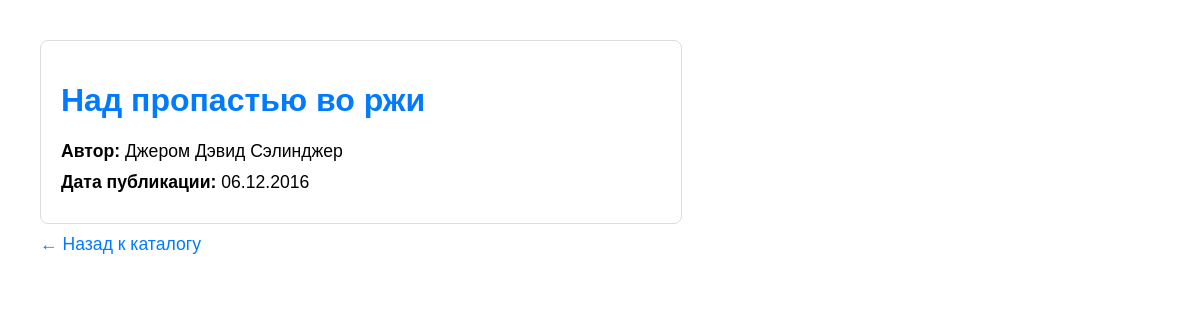
The app's page /books/26/ with its own data.
### books/models.py (models this page shows, shortened)
class Book(models.Model):
    name = models.CharField(u'Название', max_length=64)
    author = models.CharField(u'Автор', max_length=64)
    pub_date = models.DateField(u'Дата публикации')

### books/views.py (the view)
# urls.py: path('books/<int:book_id>/', book_detail, name='book_detail'),
def book_detail(request, book_id):
    book = get_object_or_404(Book, pk=book_id)
    return render(request, 'books/book_detail.html', {'book': book})

### templates/books/book_detail.html (shortened to what this page needs)
<!DOCTYPE html>
<html lang="ru">
<head>
</head>
<body>
    <div class="book-card">
        <h1>{{ book.name }}</h1>
        <p><strong>Автор:</strong> {{ book.author }}</p>
        <p><strong>Дата публикации:</strong> {{ book.pub_date|date:"d.m.Y" }}</p>
    </div>
    <p><a href="{% url 'books_list' %}">← Назад к каталогу</a></p>
</body>
</html>

### templates/books/book_detail.html (style rules this page uses)
body { font-family: Arial, sans-serif; margin: 40px; }
.book-card { border: 1px solid #ddd; padding: 20px; max-width: 600px; border-radius: 8px; }
h1 { color: #007BFF; }
p { font-size: 1.1em; margin: 10px 0; }
a { color: #007BFF; text-decoration: none; }

### records on screen
Book: name "Над пропастью во ржи", author "Джером Дэвид Сэлинджер", pub_date "06.12.2016"
